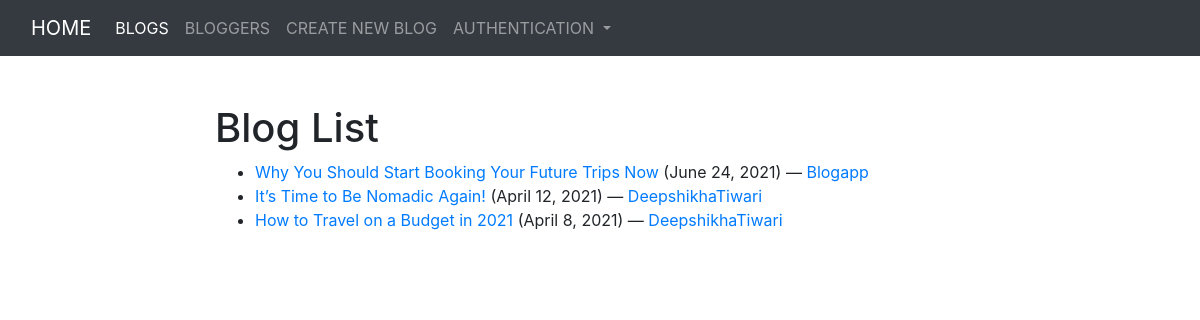
/blog/blogs/, run on the app's committed database.
### blog/models.py (models this page shows, shortened)
class Blog(models.Model):
    name = models.CharField(max_length=500)
    author = ForeignKey(BlogAuthor, on_delete=models.SET_NULL, null=True)
    description = models.TextField(max_length=1000, help_text='Enter your blog text')
    post_date = models.DateField(default=date.today())
    class Meta:
        ordering = ["-post_date"]
    def get_absolute_url(self):
        return reverse('blog-detail', args=[str(self.id)])

class BlogAuthor(models.Model):
    user = OneToOneField(User, on_delete=models.SET_NULL, null=True)
    bio = models.TextField(max_length=200, help_text='Enter bio details here')
    class Meta:
        ordering = ['user', 'bio']
    def __str__(self):
        return self.user.username

### blog/views.py (the view)
# urls.py: path('blogs/', views.BlogListView.as_view(), name='blogs'),
class BlogListView(generic.ListView):
    model = Blog
    paginate_by = 5

### blog/templates/blog/blog_list.html (shortened to what this page needs)
<!DOCTYPE html>
<html lang="en">
<head>
    {% extends "base_generic.html" %}
{% block content %}
  <br>
  <br>
  <h1>Blog List</h1>
  {% if blog_list %}
  <ul>
    {% for blog in blog_list %}
      <li>
        <a href="{{ blog.get_absolute_url }}">{{ blog.name }} </a>  ({{blog.post_date}}) —
        <a href="{% url 'blogs-by-author' blog.author.pk %}">{{ blog.author }}</a>
      </li>
    {% endfor %}
  </ul>
  {% else %}
    <p>There is no blogs.</p>
  {% endif %}
{% endblock %}

### data on the page
Blog: name "Why You Should Start Booking Your Future Trips Now", post_date "June 24, 2021", author "Blogapp"
Blog: name "It’s Time to Be Nomadic Again!", post_date "April 12, 2021", author "DeepshikhaTiwari"
Blog: name "How to Travel on a Budget in 2021", post_date "April 8, 2021", author "DeepshikhaTiwari"
